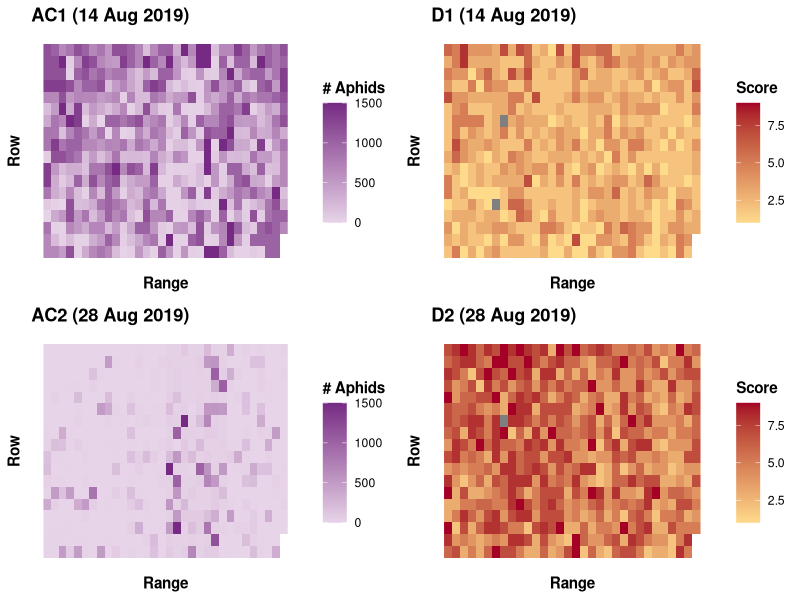
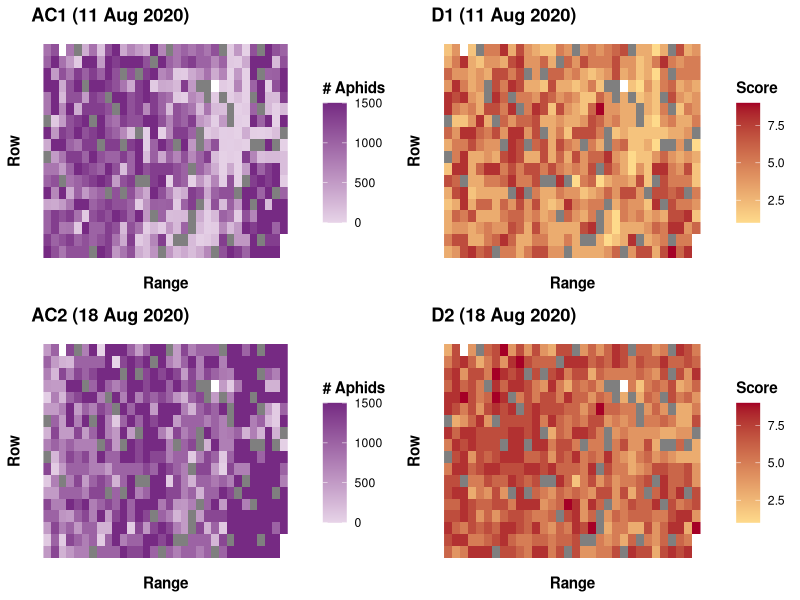

Here is the R script that generated these plots, in order:
#! /usr/bin/Rscript

library(tidyr)
library(dplyr)
library(ggplot2)
library(grid)
library(gridExtra)

setwd("~/Documents/Papers/1_Submitted/PUNNURI_Sorghum Aphid Resistance/GWAS_github/publication_figures/")
#setwd("C:/Users/jgwall/Desktop/FieldHeatmaps")
map2019=read.csv("FieldData/2019_map.csv", check.names=FALSE, colClasses="character")
map2020=read.csv("FieldData/2020_map.csv", check.names=FALSE, colClasses="character")
entries2019=read.csv("FieldData/2019_entry_list.csv", colClasses="character")
entries2020=read.csv("FieldData/2020_entry_list.csv", colClasses="character")
phenos=read.csv("FieldData/aphid damage and other Field data.csv", colClasses="character", check.names=FALSE)

# Convert map to long
names(map2019)[1]=names(map2020)[1]= "range"
layout2019 = pivot_longer(map2019, cols=names(map2019)[-1], names_to="row", values_to="plot")
layout2020 = pivot_longer(map2020, cols=names(map2020)[-1], names_to="row", values_to="plot")

# Merge into one data frame
## 2019
phenos$key=paste(phenos$PI, phenos$Rep, sep="_")
field2019 = entries2019 %>%
  mutate(key=paste(PI.Number, Rep, sep="_")) %>%
  inner_join(layout2019, by=c("X2019.Field"="plot")) %>%
  inner_join(phenos, by="key")
## 2020
field2020 = entries2020 %>%
  mutate(key=paste(PI, Rep, sep="_")) %>%
  inner_join(layout2020, by=c("X2020.Field" = "plot")) %>%
  inner_join(phenos, by="key")


# Helper function to make each plot identically
make_plot=function(myfield, pheno, name, legend_label, lowcolor, highcolor, limits=NULL){
  mydata= myfield[,c("row", "range", pheno)] %>%
    mutate_all(as.numeric)
  names(mydata)[3] = "pheno"
  
  myplot = ggplot(mydata) +
    aes(x=range, y=row, fill=pheno) +
    geom_raster() +
    ggtitle(name) +
    labs(x="Range", y="Row", fill=legend_label) +
    scale_fill_gradient(low=lowcolor, high=highcolor, limits=limits) +
    theme(axis.text=element_blank(), axis.ticks=element_blank(), 
          panel.background = element_blank(), title=element_text(face="bold"))
}

# Define colors; thanks to Paul Tol's notes on color schemes
blue_low="#C2E4EF"
blue_high="#364B9A"
red_low="#FEDA8B"
red_high="#A50026"
purp_low="#E7D4E8"
purp_high="#762A83"

# Get limits of count and damage scores
count.limits=c(field2019$AV.AC_Aug14_2019, field2019$AV.AC_Aug_28_2019,
               field2020$`AV.AC_Aug11-2020`, field2020$`AV.AC_Aug18-2020`) %>%
  as.numeric() %>%
  range(na.rm=T)
damage.limits=c(field2019$`2019D1`, field2019$`2019D2`, 
                field2020$`2020D1`, field2020$`2020D2`)%>%
  as.numeric() %>%
  range(na.rm=T)

# Make plots - 2019
#flower.19=make_plot(field2019, "2019_Flowering", "Flowering Time (2019)", "DAP", blue_low, blue_high)
count1.19=make_plot(field2019, "AV.AC_Aug14_2019", "AC1 (14 Aug 2019)", "# Aphids", purp_low, purp_high, count.limits)
count2.19=make_plot(field2019, "AV.AC_Aug_28_2019", "AC2 (28 Aug 2019)", "# Aphids", purp_low, purp_high, count.limits)
d1.19=make_plot(field2019, "2019D1", "D1 (14 Aug 2019)", "Score", red_low, red_high, damage.limits)
d2.19=make_plot(field2019, "2019D2", "D2 (28 Aug 2019)", "Score", red_low, red_high, damage.limits)

# Export- 2019
png("Figure - Field Heatmaps 2019.png", width=8, height=6, units="in", res=300)
  grid.arrange(count1.19, d1.19, count2.19, d2.19, ncol=2)
dev.off()

# Make plots - 2020
#flower.20=make_plot(field2020, "2020_Flowering", "Flowering Time (2020)", "DAP", blue_low, blue_high)
count1.20=make_plot(field2020, "AV.AC_Aug11-2020", "AC1 (11 Aug 2020)", "# Aphids", purp_low, purp_high, count.limits)
count2.20=make_plot(field2020, "AV.AC_Aug18-2020", "AC2 (18 Aug 2020)", "# Aphids", purp_low, purp_high, count.limits)
d1.20=make_plot(field2020, "2020D1", "D1 (11 Aug 2020)", "Score", red_low, red_high, damage.limits)
d2.20=make_plot(field2020, "2020D2", "D2 (18 Aug 2020)", "Score", red_low, red_high, damage.limits)

# Export- 2020
png("Figure - Field Heatmaps 2020.png", width=8, height=6, units="in", res=300)
  grid.arrange(count1.20, d1.20, count2.20, d2.20, ncol=2)
dev.off()